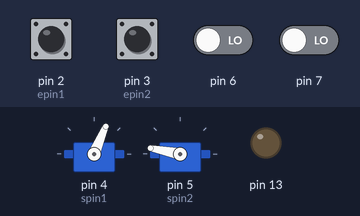
Bench run of a sketch on a simulated Arduino Uno, built with avr-gcc and run on an emulated ATmega328P. Shown: 2 × servo, output pins drawn as LEDs (lit = HIGH). The test bench sets the inputs (shaded band); at power-on: pin 2 (epin1), pin 3 (epin2) HIGH, pin 6, pin 7 LOW. Random numbers use the default seed unless the sketch sets one.

Above: at 0.1 s.
At 9.91 s:
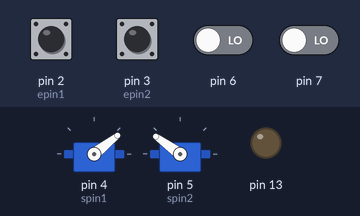
At 19.93 s:
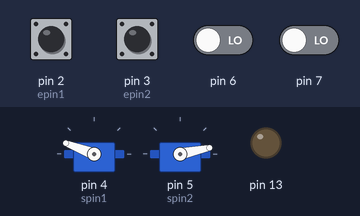
At 39.76 s:
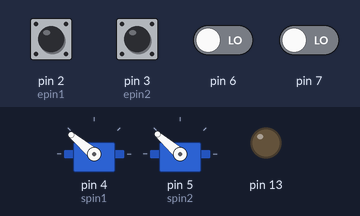
Timing chart, 0 to 40.0 s (numbered marks = the images above):
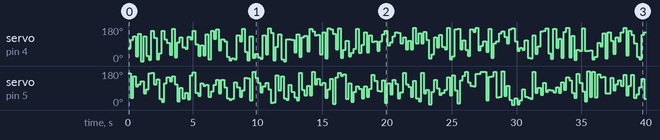

Measured:
- by itself, servo on pin 4 (spin1): 67° → 113° at 0.20 s, → 130° 0.20 s later, → 24° 0.20 s later, → 143° 0.20 s later, … (199 changes in this stretch)
- by itself, servo on pin 5 (spin2): 169° → 38° at 0.20 s, → 152° 0.20 s later, → 98° 0.20 s later, → 109° 0.20 s later, … (197 changes in this stretch)

The sketch:

servotest.ino
```cpp
#include <Servo.h>

Servo servo1;
Servo servo2;
byte spin1 = 4; //servo pins
byte spin2 = 5;
byte epin1=2; //encoder pins
byte epin2=3;
volatile byte estate=0; // first two bits store previous encoder state, third and fourth store current state, four LSB are zeros
volatile long int odo;
ISR(TIMER2_COMPA_vect){  //here we read encoder values and update global variable odo
estate=(estate & B11000000) | (B00110000 & (PIND << 2));
if ((estate==B00010000)|(estate==B01110000)|(estate==B11100000)|(estate==B10000000)) odo++;
if ((estate==B01000000)|(estate==B11010000)|(estate==B10110000)|(estate==B00100000)) odo--;
estate=estate<<2;
}

void setup() {
  Serial.begin(115200);
  pinMode(epin1,INPUT_PULLUP);
  pinMode(epin2,INPUT_PULLUP);
  pinMode(13,OUTPUT);
  servo1.attach(spin1);
  servo2.attach(spin2);
  odo=0;
  cli();
  estate=B11000000 & (PIND << 4);
  TCCR2A = 0; // Timer/counter 2 Control Register A
  TCCR2B = 0; // Timer/counter 2 Control Register B
  TCNT2  = 0; // initialize counter value
  OCR2A = 124; // timer interrupt happens every millisecond (16*10^6) / (1000*128) - 1 = 124
  TCCR2A |= (1 << WGM21); //CTC mode, see Table 17-8 in atmega 328 datasheet
  TCCR2B |= (1 << CS20);
  TCCR2B |= (1 << CS22); //timer prescaler 128, see atmega 328 datasheet 17.11.2
  TIMSK2 |= (1 << OCIE2A); //timer compare interrupt see atmega 328 datasheet 17.11.6
  sei();
}

void loop() {
servo1.write(random(180));
servo2.write(random(180));
delay(200);
}
```
